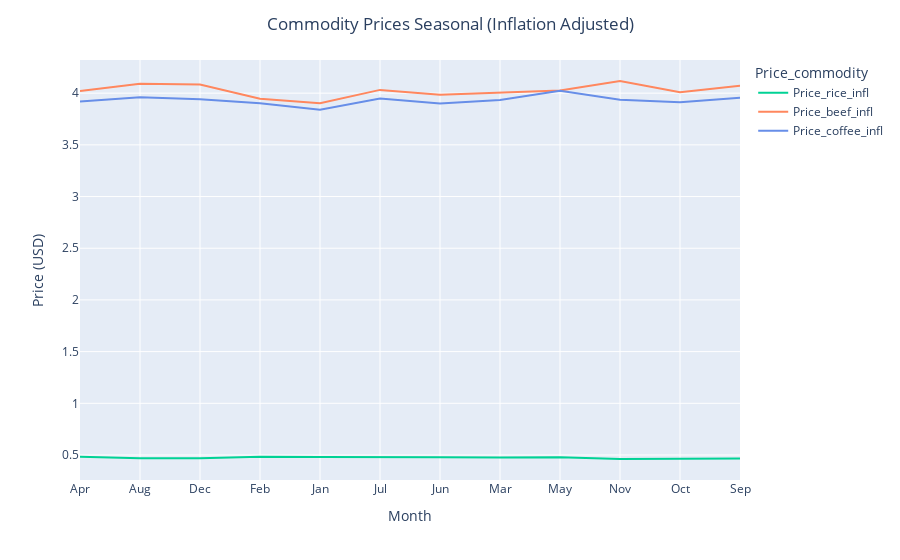

Write notebook code for a chart like this one.
### Code cell
fig = px.line(
    data_frame=avg_prices_comm_infl,
    x="Month",
    y="Price (USD)",
    color="Price_commodity",
    color_discrete_map = {"Price_beef_infl": line_beef_hex, "Price_coffee_infl": line_coffee_hex, "Price_rice_infl": line_rice_hex}
)

# title alignment
fig.update_layout(title_text='Commodity Prices Seasonal (Inflation Adjusted)',title_x=0.5)

fig.show()

### Figure 1 — Plotly figure (JSON) as saved in the notebook; plotly's stock layout.template omitted (floating-point values rounded to 4 significant figures)
{"data": [{"hovertemplate": "Price_commodity=Price_rice_infl<br>Month=%{x}<br>Price (USD)=%{y}<extra></extra>", "legendgroup": "Price_rice_infl", "line": {"color": "#00d295", "dash": "solid"}, "marker": {"symbol": "circle"}, "mode": "lines", "name": "Price_rice_infl", "orientation": "v", "showlegend": true, "type": "scatter", "x": ["Apr", "Aug", "Dec", "Feb", "Jan", "Jul", "Jun", "Mar", "May", "Nov", "Oct", "Sep"], "xaxis": "x", "y": [0.482, 0.468, 0.4697, 0.483, 0.481, 0.477, 0.479, 0.4763, 0.4777, 0.4613, 0.4613, 0.4653], "yaxis": "y"}, {"hovertemplate": "Price_commodity=Price_beef_infl<br>Month=%{x}<br>Price (USD)=%{y}<extra></extra>", "legendgroup": "Price_beef_infl", "line": {"color": "#ff875e", "dash": "solid"}, "marker": {"symbol": "circle"}, "mode": "lines", "name": "Price_beef_infl", "orientation": "v", "showlegend": true, "type": "scatter", "x": ["Apr", "Aug", "Dec", "Feb", "Jan", "Jul", "Jun", "Mar", "May", "Nov", "Oct", "Sep"], "xaxis": "x", "y": [4.021, 4.09, 4.083, 3.946, 3.903, 4.032, 3.985, 4.002, 4.025, 4.118, 4.008, 4.073], "yaxis": "y"}, {"hovertemplate": "Price_commodity=Price_coffee_infl<br>Month=%{x}<br>Price (USD)=%{y}<extra></extra>", "legendgroup": "Price_coffee_infl", "line": {"color": "#678ee8", "dash": "solid"}, "marker": {"symbol": "circle"}, "mode": "lines", "name": "Price_coffee_infl", "orientation": "v", "showlegend": true, "type": "scatter", "x": ["Apr", "Aug", "Dec", "Feb", "Jan", "Jul", "Jun", "Mar", "May", "Nov", "Oct", "Sep"], "xaxis": "x", "y": [3.92, 3.96, 3.94, 3.903, 3.84, 3.948, 3.9, 3.934, 4.023, 3.936, 3.911, 3.957], "yaxis": "y"}], "layout": {"legend": {"title": {"text": "Price_commodity"}, "tracegroupgap": 0}, "margin": {"t": 60}, "title": {"text": "Commodity Prices Seasonal (Inflation Adjusted)", "x": 0.5}, "xaxis": {"anchor": "y", "domain": [0, 1], "title": {"text": "Month"}}, "yaxis": {"anchor": "x", "domain": [0, 1], "title": {"text": "Price (USD)"}}}}
